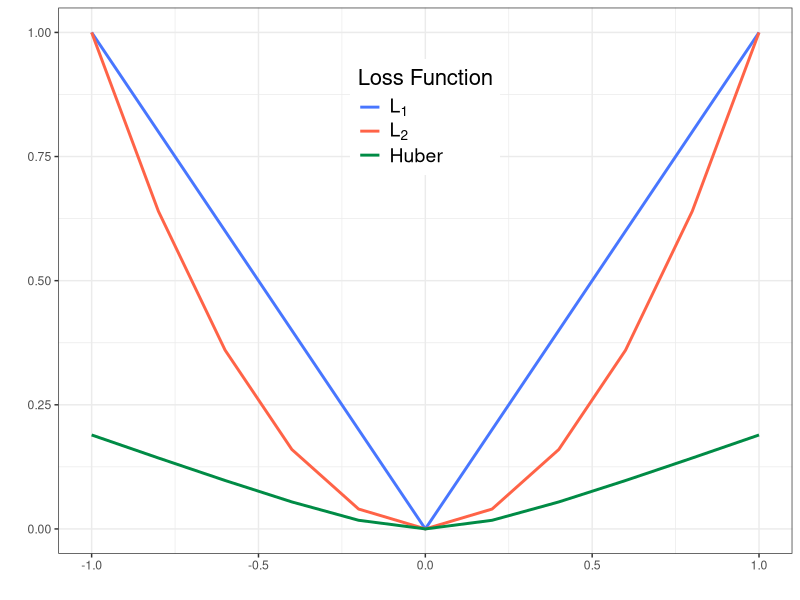

The R script that drew this image:
# Loss functions

L1_loss = function(x){abs(x)}
L2_loss = function(x){x*x}
Huber_loss = function(x){(0.24^2)*(sqrt(1 + (x/0.24)^2) - 1)}

x_init <- (-5:5)/5
x_full <- rep(-5:5,3)/5

# Plot

dummy_data <- cbind(x_full, rbind(cbind(L1_loss(x_init)), cbind(L2_loss(x_init)), cbind(Huber_loss(x_init))))

dummy_data <- cbind(dummy_data, rbind(cbind(rep(1:1,11)), cbind(rep(2:2,11)), cbind(rep(3:3,11))))

dummy_data <- as.data.frame(dummy_data)

colnames(dummy_data)[3] <- "Loss Function"

dummy_data$`Loss Function` <- as.factor(dummy_data$`Loss Function`)

library(ggplot2)

pdf("LossFunctions.pdf",10,10)
ggplot(data=dummy_data, aes(x=x_full, y=V2, group = `Loss Function`, colour = `Loss Function`)) + 
  geom_line(size = 1) + xlab("") + ylab(" ") + 
  scale_color_manual(labels = c(expression(L[1]), expression(L[2]), "Huber"), values = c("royalblue1", "tomato", "springgreen4")) +
  theme_bw() + theme(
    legend.title = element_text(size = 16),
    legend.text = element_text(size = 14), legend.position=c(0.5, 0.8))
dev.off()


